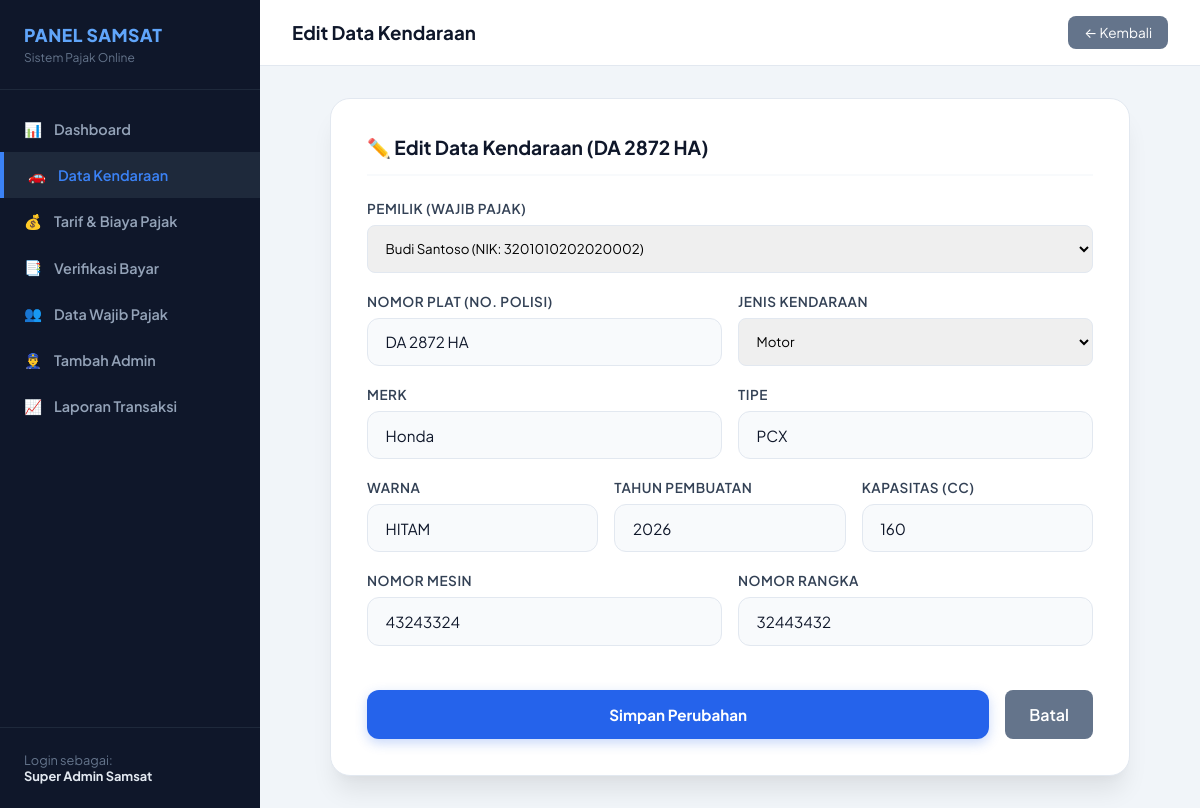
Screenshot of /admin/kendaraan_edit.php?id=4 (signed in) with the database file from the repository.
### tables this page shows
CREATE TABLE `kendaraan` (
  `id_kendaraan` int(11) NOT NULL,
  `id_user` int(11) NOT NULL,
  `no_plat` varchar(12) NOT NULL,
  `no_rangka` varchar(50) NOT NULL,
  `no_mesin` varchar(50) NOT NULL,
  `merk` varchar(50) NOT NULL,
  `tipe` varchar(50) NOT NULL,
  `jenis_kendaraan` enum('motor','mobil','truk','bus') NOT NULL,
  `tahun_pembuatan` year(4) NOT NULL,
  `cc_kendaraan` int(5) NOT NULL,
  `warna` varchar(30) NOT NULL,
  `created_at` timestamp NOT NULL DEFAULT current_timestamp()
);

CREATE TABLE `users` (
  `id_user` int(11) NOT NULL,
  `nik` varchar(16) NOT NULL,
  `nama_lengkap` varchar(100) NOT NULL,
  `email` varchar(100) NOT NULL,
  `password` varchar(255) NOT NULL,
  `no_hp` varchar(15) NOT NULL,
  `alamat` text DEFAULT NULL,
  `created_at` timestamp NOT NULL DEFAULT current_timestamp(),
  `updated_at` timestamp NOT NULL DEFAULT current_timestamp() ON UPDATE current_timestamp()
);

### admin/kendaraan_edit.php (the view, shortened to what this page needs)
<?php
include '../config/koneksi.php';
$id_kendaraan = mysqli_real_escape_string($koneksi, $_GET['id'] ?? '');
$q_get = mysqli_query($koneksi, "SELECT * FROM kendaraan WHERE id_kendaraan = '$id_kendaraan'");
$data = mysqli_fetch_assoc($q_get);
$users = mysqli_query($koneksi, "SELECT id_user, nama_lengkap, nik FROM users");
?>
<!DOCTYPE html>
<html lang="id">
<head>
    <link rel="stylesheet" href="../assets/css/style.css?v=<?= time() ?>">
</head>
<body>
    <div class="admin-wrapper">
        <?php include 'sidebar.php'; ?>
        <div class="admin-content">
            <div class="admin-header">
                <h3 style="margin:0; font-weight:700; color:#0f172a;">Edit Data Kendaraan</h3>
                <a href="kendaraan_index.php" style="background: #64748b; color: white; padding: 0.5rem 1rem; border-radius: 8px; text-decoration: none; font-size: 0.85rem;">&larr; Kembali</a>
            </div>
            <div style="padding: 2rem;">
                <div class="card-detail" style="max-width: 800px; margin: 0 auto;">
                    <h3>✏️ Edit Data Kendaraan (<?= htmlspecialchars($data['no_plat']) ?>)</h3>
                    <form action="" method="POST" style="margin-top: 1.5rem;">
                        <div class="form-group">
                            <label>Pemilik (Wajib Pajak)</label>
                            <select name="id_user" style="width:100%; padding: 0.85rem; border-radius:8px; border:1px solid #e2e8f0;" required>
                                <?php while ($u = mysqli_fetch_assoc($users)): ?>
                                    <option value="<?= $u['id_user'] ?>" <?= ($u['id_user'] == $data['id_user']) ? 'selected' : '' ?>>
                                        <?= htmlspecialchars($u['nama_lengkap']) ?> (NIK: <?= $u['nik'] ?>)
                                    </option>
                                <?php endwhile; ?>
                            </select>
                        </div>
                        <div style="display: grid; grid-template-columns: 1fr 1fr; gap: 1rem;">
                            <div class="form-group">
                                <label>Nomor Plat (No. Polisi)</label>
                                <input type="text" name="no_plat" value="<?= htmlspecialchars($data['no_plat']) ?>" required>
                            </div>
                            <div class="form-group">
                                <label>Jenis Kendaraan</label>
                                <select name="jenis_kendaraan" style="width:100%; padding: 0.85rem; border-radius:8px; border:1px solid #e2e8f0;" required>
                                    <option value="motor" <?= ($data['jenis_kendaraan'] == 'motor') ? 'selected' : '' ?>>Motor</option>
                                </select>
                            </div>
                        </div>
                        <div style="display: grid; grid-template-columns: 1fr 1fr; gap: 1rem;">
                            <div class="form-group">
                                <label>Merk</label>
                                <input type="text" name="merk" value="<?= htmlspecialchars($data['merk']) ?>" required>
                            </div>
                            <div class="form-group">
                                <label>Tipe</label>
                                <input type="text" name="tipe" value="<?= htmlspecialchars($data['tipe']) ?>" required>
                            </div>
                        </div>
                        <div style="display: grid; grid-template-columns: 1fr 1fr 1fr; gap: 1rem;">
                            <div class="form-group">
                                <label>Warna</label>
                                <input type="text" name="warna" value="<?= htmlspecialchars($data['warna']) ?>" required>
                            </div>
                            <div class="form-group">
                                <label>Tahun Pembuatan</label>
                                <input type="number" name="tahun_pembuatan" value="<?= $data['tahun_pembuatan'] ?>" required>
                            </div>
                            <div class="form-group">
                                <label>Kapasitas (CC)</label>
                                <input type="number" name="cc_kendaraan" value="<?= $data['cc_kendaraan'] ?>" required>
                            </div>
                        </div>
                        <div style="display: grid; grid-template-columns: 1fr 1fr; gap: 1rem;">
                            <div class="form-group">
                                <label>Nomor Mesin</label>
                                <input type="text" name="no_mesin" value="<?= htmlspecialchars($data['no_mesin']) ?>" required>
                            </div>
                            <div class="form-group">
                                <label>Nomor Rangka</label>
                                <input type="text" name="no_rangka" value="<?= htmlspecialchars($data['no_rangka']) ?>" required>
                            </div>
                        </div>
                        <div style="display: flex; gap: 1rem; margin-top: 1.5rem;">
                            <button type="submit" class="btn-submit" style="margin: 0; background: #2563eb;">Simpan Perubahan</button>
                            <a href="kendaraan_index.php" style="padding: 0.9rem 1.5rem; background: #64748b; color: white; border-radius: 8px; text-decoration: none; font-weight: 600; text-align: center;">Batal</a>
                        </div>
                    </form>
                </div>
            </div>
        </div>
    </div>
</body>
</html>

### assets/css/style.css (style rules this page uses)
:root { --primary: #2563eb; --primary-hover: #1d4ed8; --primary-light: #eff6ff; --accent: #3b82f6; --success: #10b981; --success-bg: #ecfdf5; --danger: #ef4444; --danger-bg: #fef2f2; --bg-main: #f8fafc; --surface: #ffffff; --border: #e2e8f0; --border-focus: #93c5fd; --text-main: #0f172a; --text-muted: #64748b; --text-white: #ffffff; --radius-sm: 8px; --radius-md: 12px; --radius-lg: 20px; --shadow-sm: 0 1px 2px 0 rgba(0, 0, 0, 0.05); --shadow-md: 0 4px 6px -1px rgba(0, 0, 0, 0.07), 0 2px 4px -2px rgba(0, 0, 0, 0.05); --shadow-lg: 0 20px 25px -5px rgba(0, 0, 0, 0.08), 0 8px 10px -6px rgba(0, 0, 0, 0.03); --shadow-xl: 0 25px 50px -12px rgba(15, 23, 42, 0.25); --transition: all 0.25s cubic-bezier(0.4, 0, 0.2, 1); }
* { box-sizing: border-box; margin: 0; padding: 0; font-family: 'Plus Jakarta Sans', -apple-system, BlinkMacSystemFont, sans-serif; -webkit-font-smoothing: antialiased; }
body { background-color: var(--bg-main); color: var(--text-main); min-height: 100vh; display: flex; flex-direction: column; }
.form-group { margin-bottom: 1.25rem; }
.form-group label { display: block; font-weight: 600; margin-bottom: 0.5rem; font-size: 0.85rem; color: #334155; text-transform: uppercase; letter-spacing: 0.5px; }
.form-group input { width: 100%; padding: 0.85rem 1.1rem; border: 1.5px solid var(--border); border-radius: var(--radius-md); font-size: 0.95rem; color: var(--text-main); background-color: #f8fafc; transition: var(--transition); }
.btn-submit { width: 100%; padding: 0.9rem; background: linear-gradient(135deg, var(--primary) 0%, #1d4ed8 100%); color: var(--text-white); border: none; border-radius: var(--radius-md); font-size: 0.95rem; font-weight: 700; cursor: pointer; transition: var(--transition); margin-top: 0.75rem; box-shadow: 0 4px 12px rgba(37, 99, 235, 0.25); }
.card-detail { background: var(--surface); border-radius: var(--radius-lg); padding: 2.25rem; box-shadow: var(--shadow-lg); border: 1px solid var(--border); }
.card-detail h3 { border-bottom: 2px solid var(--bg-main); padding-bottom: 0.85rem; margin-bottom: 1.5rem; color: var(--text-main); font-size: 1.2rem; font-weight: 700; }
.admin-wrapper { display: flex; min-height: 100vh; }
.admin-content { flex-grow: 1; background-color: #f1f5f9; display: flex; flex-direction: column; }
.admin-header { background: #ffffff; padding: 1rem 2rem; display: flex; justify-content: space-between; align-items: center; border-bottom: 1px solid #e2e8f0; }

### rows the page displays
kendaraan: no_plat "DA 2872 HA", id_user "Budi Santoso (NIK: 3201010202020002)", jenis_kendaraan "Motor", merk "Honda", tipe "PCX", warna "HITAM", tahun_pembuatan "2026", cc_kendaraan "160", no_mesin "43243324", no_rangka "32443432"

### other values shown
$_SESSION['admin_nama'] "Super Admin Samsat"
